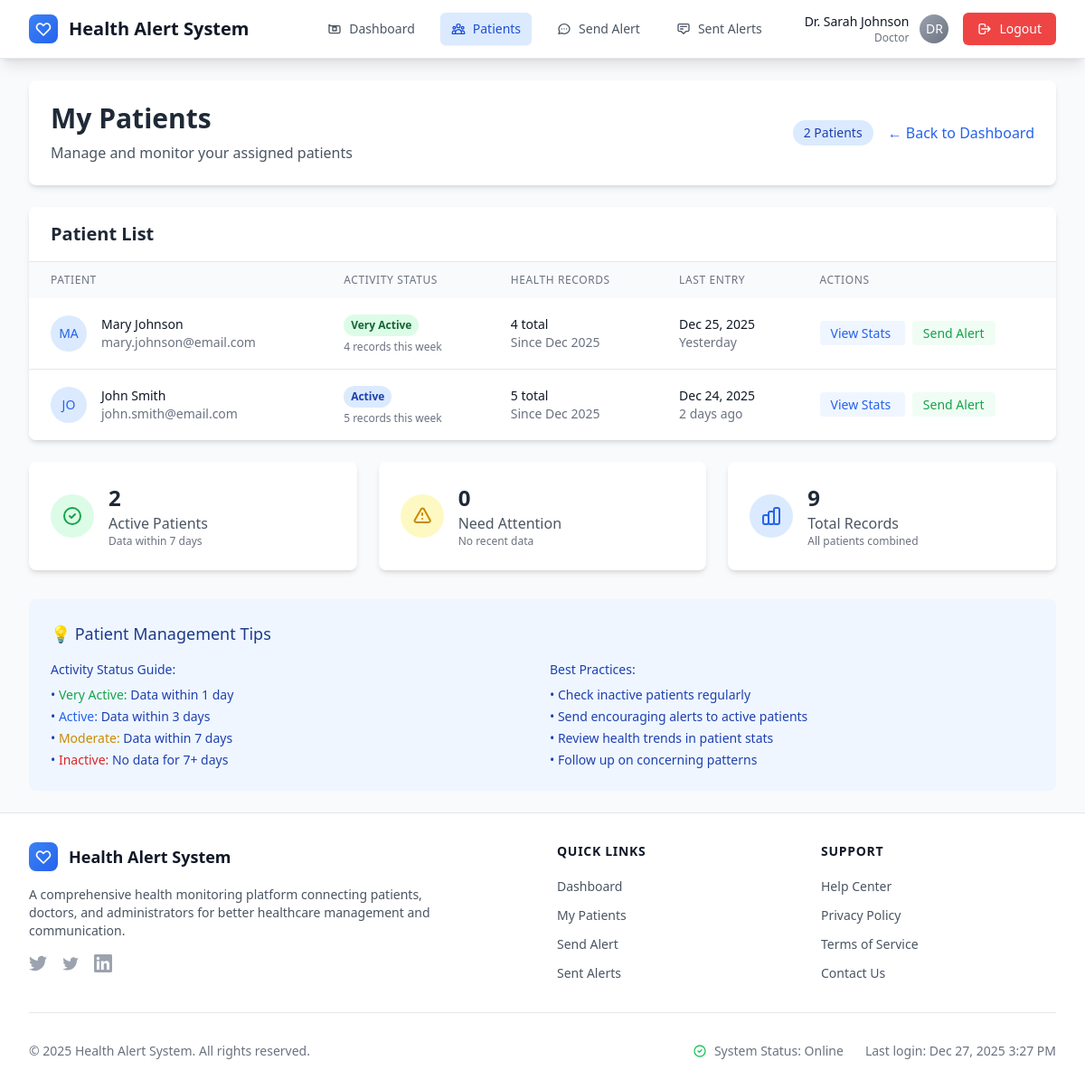
/doctor/patient_list.php (signed in), run on the app's committed database.
### tables this page shows
CREATE TABLE users (
    id INT PRIMARY KEY AUTO_INCREMENT,
    name VARCHAR(100) NOT NULL,
    email VARCHAR(100) UNIQUE NOT NULL,
    password VARCHAR(255) NOT NULL,
    role ENUM('patient', 'doctor', 'admin') NOT NULL,
    status ENUM('active', 'pending', 'inactive') DEFAULT 'active',
    created_at TIMESTAMP DEFAULT CURRENT_TIMESTAMP
);

### doctor/patient_list.php (the view, shortened to what this page needs)
<?php
require_once '../config/db.php';
$user_id = $_SESSION['user_id'];
$patients_query = "SELECT u.id, u.name, u.email, u.created_at as registered_date,
                         COUNT(hd.id) as total_records,
                         MAX(hd.created_at) as last_entry,
                         COUNT(CASE WHEN hd.created_at >= DATE_SUB(NOW(), INTERVAL 7 DAY) THEN 1 END) as recent_records
                  FROM users u
                  JOIN doctor_patients dp ON u.id = dp.patient_id
                  LEFT JOIN health_data hd ON u.id = hd.patient_id
                  WHERE dp.doctor_id = $user_id AND u.role = 'patient'
                  GROUP BY u.id, u.name, u.email, u.created_at
                  ORDER BY last_entry DESC, u.name ASC";
$patients_result = mysqli_query($connection, $patients_query);
$total_patients = mysqli_num_rows($patients_result);
include '../includes/header.php';
?>
<div class="max-w-6xl mx-auto">
    <div class="bg-white rounded-lg shadow-md p-6 mb-6">
        <div class="flex flex-col sm:flex-row justify-between items-start sm:items-center">
            <div>
                <h1 class="text-3xl font-bold text-gray-800 mb-2">My Patients</h1>
                <p class="text-gray-600">Manage and monitor your assigned patients</p>
            </div>
            <div class="mt-4 sm:mt-0 flex items-center space-x-4">
                <span class="bg-blue-100 text-blue-800 text-sm font-medium px-3 py-1 rounded-full">
                    <?php echo $total_patients; ?> Patients
                </span>
                <a href="dashboard.php"
                   class="text-blue-600 hover:text-blue-800 font-medium">
                    ← Back to Dashboard
                </a>
            </div>
        </div>
    </div>
    <?php if ($total_patients > 0): ?>
    <div class="bg-white rounded-lg shadow-md overflow-hidden">
        <div class="px-6 py-4 border-b border-gray-200">
            <h2 class="text-xl font-semibold text-gray-800">Patient List</h2>
        </div>
        <div class="overflow-x-auto">
            <table class="min-w-full">
                <thead class="bg-gray-50">
                    <tr>
                        <th class="px-6 py-3 text-left text-xs font-medium text-gray-500 uppercase tracking-wider">
                            Patient
                        </th>
                        <th class="px-6 py-3 text-left text-xs font-medium text-gray-500 uppercase tracking-wider">
                            Activity Status
                        </th>
                        <th class="px-6 py-3 text-left text-xs font-medium text-gray-500 uppercase tracking-wider">
                            Health Records
                        </th>
                        <th class="px-6 py-3 text-left text-xs font-medium text-gray-500 uppercase tracking-wider">
                            Last Entry
                        </th>
                        <th class="px-6 py-3 text-left text-xs font-medium text-gray-500 uppercase tracking-wider">
                            Actions
                        </th>
                    </tr>
                </thead>
                <tbody class="bg-white divide-y divide-gray-200">
                    <?php
                    mysqli_data_seek($patients_result, 0);
                    while ($patient = mysqli_fetch_assoc($patients_result)):
                    ?>
                    <?php
                    $activity_status = 'Inactive';
                    $activity_color = 'red';
                    $days_since_last = null;
                    if ($patient['last_entry']) {
                        $days_since_last = floor((time() - strtotime($patient['last_entry'])) / (60 * 60 * 24));
                        if ($days_since_last <= 1) {
                            $activity_status = 'Very Active';
                            $activity_color = 'green';
                        } elseif ($days_since_last <= 3) {
                            $activity_status = 'Active';
                            $activity_color = 'blue';
                        } elseif ($days_since_last <= 7) {
                            $activity_status = 'Moderate';
                            $activity_color = 'yellow';
                        } else {
                            $activity_status = 'Inactive';
                            $activity_color = 'red';
                        }
                    }
                    ?>
                    <tr class="hover:bg-gray-50 transition-colors">
                        <td class="px-6 py-4 whitespace-nowrap">
                            <div class="flex items-center">
                                <div class="flex-shrink-0 h-10 w-10">
                                    <div class="h-10 w-10 rounded-full bg-blue-100 flex items-center justify-center">
                                        <span class="text-blue-600 font-medium text-sm">
                                            <?php echo strtoupper(substr($patient['name'], 0, 2)); ?>
                                        </span>
                                    </div>
                                </div>
                                <div class="ml-4">
                                    <div class="text-sm font-medium text-gray-900">
                                        <?php echo htmlspecialchars($patient['name']); ?>
                                    </div>
                                    <div class="text-sm text-gray-500">
                                        <?php echo htmlspecialchars($patient['email']); ?>
                                    </div>
                                </div>
                            </div>
                        </td>
                        <td class="px-6 py-4 whitespace-nowrap">
                            <span class="inline-flex px-2 py-1 text-xs font-semibold rounded-full
                                       bg-<?php echo $activity_color; ?>-100
                                       text-<?php echo $activity_color; ?>-800">
                                <?php echo $activity_status; ?>
                            </span>
                            <?php if ($patient['recent_records'] > 0): ?>
                                <div class="text-xs text-gray-500 mt-1">
                                    <?php echo $patient['recent_records']; ?> records this week
                                </div>
                            <?php endif; ?>
                        </td>
                        <td class="px-6 py-4 whitespace-nowrap">
                            <div class="text-sm font-medium text-gray-900">
                                <?php echo $patient['total_records']; ?> total
                            </div>
                            <div class="text-sm text-gray-500">
                                Since <?php echo date('M Y', strtotime($patient['registered_date'])); ?>
                            </div>
                        </td>
                        <td class="px-6 py-4 whitespace-nowrap">
                            <?php if ($patient['last_entry']): ?>
                                <div class="text-sm text-gray-900">
                                    <?php echo date('M j, Y', strtotime($patient['last_entry'])); ?>
                                </div>
                                <div class="text-sm text-gray-500">
                                    <?php
                                    if ($days_since_last == 0) {
                                        echo 'Today';
                                    } elseif ($days_since_last == 1) {
                                        echo 'Yesterday';
                                    } else {
                                        echo $days_since_last . ' days ago';
                                    }
                                    ?>
                                </div>
                            <?php else: ?>
                                <div class="text-sm text-gray-500">
                                    No data recorded
                                </div>
                            <?php endif; ?>
                        </td>
                        <td class="px-6 py-4 whitespace-nowrap text-sm font-medium space-x-2">
                            <a href="patient_stats.php?patient_id=<?php echo $patient['id']; ?>"
                               class="text-blue-600 hover:text-blue-900 bg-blue-50 hover:bg-blue-100 px-3 py-1 rounded transition-colors">
                                View Stats
                            </a>
                            <a href="send_alert.php?patient_id=<?php echo $patient['id']; ?>"
                               class="text-green-600 hover:text-green-900 bg-green-50 hover:bg-green-100 px-3 py-1 rounded transition-colors">
                                Send Alert
                            </a>
                        </td>
                    </tr>
                    <?php endwhile; ?>
                </tbody>
            </table>
        </div>
    </div>
    <div class="grid grid-cols-1 md:grid-cols-3 gap-6 mt-6">
        <?php
        mysqli_data_seek($patients_result, 0);
        $active_count = 0;
        $inactive_count = 0;
        $total_records = 0;
        while ($patient = mysqli_fetch_assoc($patients_result)) {
            $total_records += $patient['total_records'];
            if ($patient['last_entry']) {
                $days_since = floor((time() - strtotime($patient['last_entry'])) / (60 * 60 * 24));
                if ($days_since <= 7) {
                    $active_count++;
                } else {
                    $inactive_count++;
                }
            } else {
                $inactive_count++;
            }
        }
        ?>
        <div class="bg-white rounded-lg shadow-md p-6">
            <div class="flex items-center">
                <div class="p-3 rounded-full bg-green-100 text-green-600 mr-4">
                    <svg class="w-6 h-6" fill="none" stroke="currentColor" viewBox="0 0 24 24">
                        <path stroke-linecap="round" stroke-linejoin="round" stroke-width="2" d="M9 12l2 2 4-4m6 2a9 9 0 11-18 0 9 9 0 0118 0z"></path>
                    </svg>
                </div>
                <div>
                    <p class="text-2xl font-bold text-gray-800"><?php echo $active_count; ?></p>
                    <p class="text-gray-600">Active Patients</p>
                    <p class="text-xs text-gray-500">Data within 7 days</p>
                </div>
            </div>
        </div>
        <div class="bg-white rounded-lg shadow-md p-6">
            <div class="flex items-center">
                <div class="p-3 rounded-full bg-yellow-100 text-yellow-600 mr-4">
                    <svg class="w-6 h-6" fill="none" stroke="currentColor" viewBox="0 0 24 24">
                        <path stroke-linecap="round" stroke-linejoin="round" stroke-width="2" d="M12 9v2m0 4h.01m-6.938 4h13.856c1.54 0 2.502-1.667 1.732-2.5L13.732 4c-.77-.833-1.964-.833-2.732 0L3.732 16.5c-.77.833.192 2.5 1.732 2.5z"></path>
                    </svg>
                </div>
                <div>
                    <p class="text-2xl font-bold text-gray-800"><?php echo $inactive_count; ?></p>
                    <p class="text-gray-600">Need Attention</p>
                    <p class="text-xs text-gray-500">No recent data</p>
                </div>
            </div>
        </div>
        <div class="bg-white rounded-lg shadow-md p-6">
            <div class="flex items-center">
                <div class="p-3 rounded-full bg-blue-100 text-blue-600 mr-4">
                </div>
                <div>
                    <p class="text-2xl font-bold text-gray-800"><?php echo $total_records; ?></p>
                    <p class="text-gray-600">Total Records</p>
                    <p class="text-xs text-gray-500">All patients combined</p>
                </div>
            </div>
        </div>
    </div>
    <?php endif; ?>
    <div class="mt-8 bg-blue-50 rounded-lg p-6">
        <h3 class="text-lg font-medium text-blue-900 mb-4">💡 Patient Management Tips</h3>
        <div class="grid grid-cols-1 md:grid-cols-2 gap-4 text-sm text-blue-800">
            <div>
                <h4 class="font-medium mb-2">Activity Status Guide:</h4>
                <ul class="space-y-1">
                    <li>• <span class="text-green-600">Very Active:</span> Data within 1 day</li>
                    <li>• <span class="text-blue-600">Active:</span> Data within 3 days</li>
                    <li>• <span class="text-yellow-600">Moderate:</span> Data within 7 days</li>
                    <li>• <span class="text-red-600">Inactive:</span> No data for 7+ days</li>
                </ul>
            </div>
            <div>
                <h4 class="font-medium mb-2">Best Practices:</h4>
                <ul class="space-y-1">
                    <li>• Check inactive patients regularly</li>
                    <li>• Send encouraging alerts to active patients</li>
                    <li>• Review health trends in patient stats</li>
                    <li>• Follow up on concerning patterns</li>
                </ul>
            </div>
        </div>
    </div>
</div>
<?php include '../includes/footer.php'; ?>

### assets/css/animations.css (style rules this page uses)
tbody tr { transition: all 0.2s ease; }

### includes/header.php (style rules this page uses)
* { transition-property: color, background-color, border-color, text-decoration-color, fill, stroke, opacity, box-shadow, transform, filter, backdrop-filter; transition-timing-function: cubic-bezier(0.4, 0, 0.2, 1); transition-duration: 150ms; }

### data on the page
users: name "MA", name "Mary Johnson", email "mary.johnson@email.com", activity_status "Very Active", recent_records "4", total_records "4", created_at "Dec 2025", last_entry "Dec 25, 2025", shows "Yesterday"
users: name "JO", name "John Smith", email "john.smith@email.com", activity_status "Active", recent_records "5", total_records "5", created_at "Dec 2025", last_entry "Dec 24, 2025", days_since_last "2"

### other printed values
$item[1] "Dashboard"
$item[1] "Patients"
$item[1] "Send Alert"
$item[1] "Sent Alerts"
$_SESSION['name'] "Dr. Sarah Johnson"
$_SESSION['role'] "Doctor"
substr($_SESSION['name'], 0, 2) "DR"
$total_patients "2"
$active_count "2"
$inactive_count "0"
$total_records "9"
